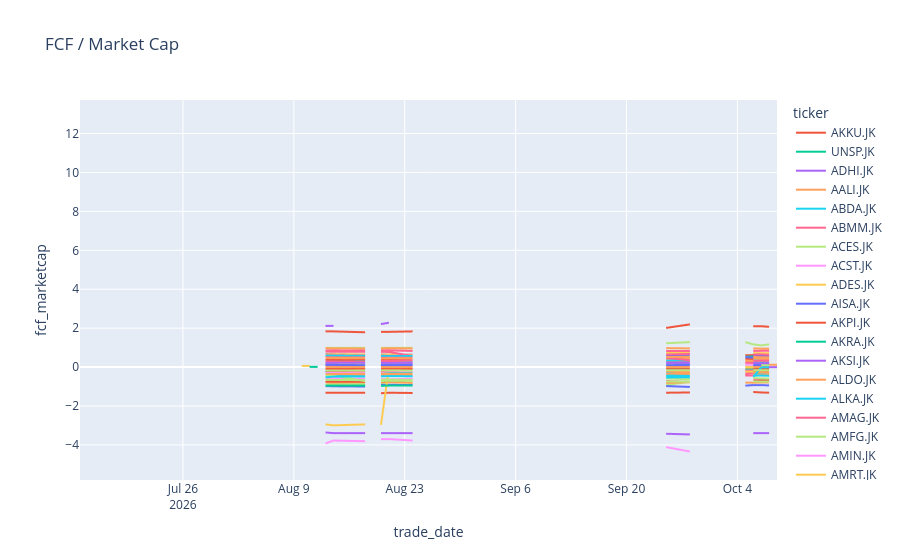

Source (notebook cell):
### Code cell
fig = px.line(
    full_data,
    x="trade_date",
    y="fcf_marketcap",
    color="ticker",
    title="FCF / Market Cap"
)

fig.show()
